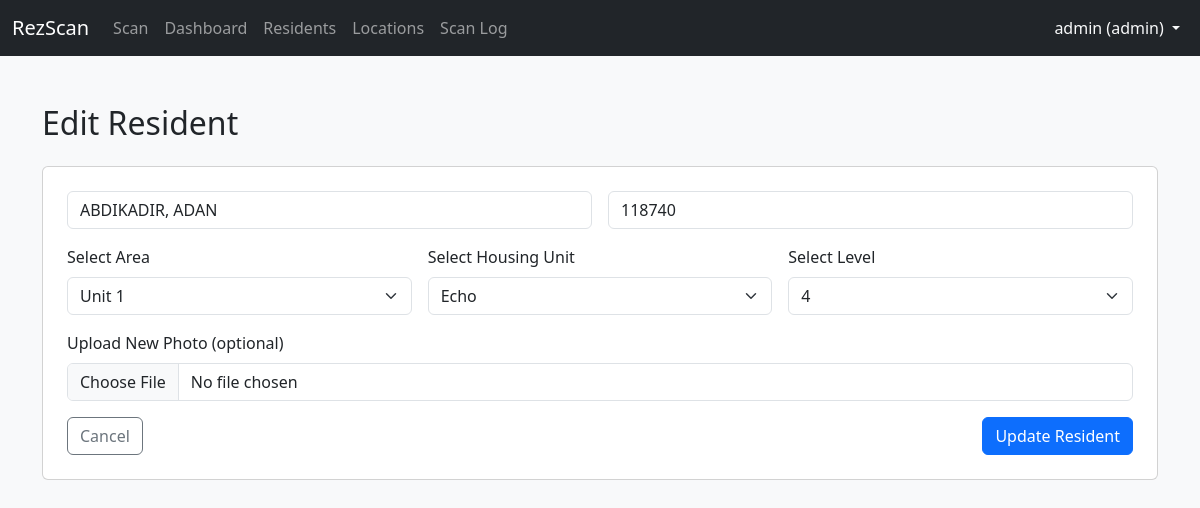
Screenshot of /admin/residents/edit/533 (signed in) with the database file from the repository.
### tables this page shows
CREATE TABLE residents (
                id INTEGER PRIMARY KEY AUTOINCREMENT,
                name TEXT NOT NULL,
                mdoc TEXT UNIQUE NOT NULL,
                unit TEXT,
                housing_unit TEXT,
                level TEXT,
                photo TEXT
            );

### routes/residents_edit.py (the view, shortened to what this page needs)
@residents_edit_bp.route('/admin/residents/edit/<int:mdoc>', methods=['GET', 'POST'], strict_slashes=False)
def edit_resident(mdoc):
    unit_options = ["Unit 1", "Unit 2", "Unit 3", "MPU", "SMWRC"]
    housing_options = [
        "Delta", "Echo", "Foxtrot", "Dorm 5", "Dorm 6",
        "Women's Center", "A Pod", "B North", "B South",
        "B Ad North", "B Ad South", "C North", "C South", "C Center", "SMWRC"
    ]
    level_options = ["1", "2", "3", "4"]
    with sqlite3.connect(Config.DB_PATH) as conn:
        c = conn.cursor()
        c.execute("SELECT id, name, mdoc, unit, housing_unit, level, photo FROM residents WHERE id = ?", (mdoc,))
        resident = c.fetchone()
        if not resident:
            flash("Resident not found.", "error")
            return redirect(url_for('residents.manage_residents'))
    return render_template('edit_resident.html', resident=resident,
                           unit_options=unit_options, housing_options=housing_options, level_options=level_options)

### Templates/edit_resident.html (shortened to what this page needs)
{% extends 'layout.html' %}
{% block content %}
<h2 class="mb-4">Edit Resident</h2>
<form method="POST" enctype="multipart/form-data" class="card p-4">
    <div class="row g-3">
        <div class="col-md-6">
            <input type="text" name="name" class="form-control" placeholder="Resident Name" value="{{ resident[1] }}" required>
        </div>
        <div class="col-md-6">
            <input type="text" name="mdoc" class="form-control" placeholder="MDOC" value="{{ resident[2] }}" required>
        </div>
        <div class="col-md-4">
            <label class="form-label">Select Area</label>
            <select name="unit" class="form-select" required>
                {% for option in unit_options %}
                <option value="{{ option }}" {% if option == resident[3] %}selected{% endif %}>{{ option }}</option>
                {% endfor %}
            </select>
        </div>
        <div class="col-md-4">
            <label class="form-label">Select Housing Unit</label>
            <select name="housing_unit" class="form-select" required>
                {% for option in housing_options %}
                <option value="{{ option }}" {% if option == resident[4] %}selected{% endif %}>{{ option }}</option>
                {% endfor %}
            </select>
        </div>
        <div class="col-md-4">
            <label class="form-label">Select Level</label>
            <select name="level" class="form-select" required>
                {% for option in level_options %}
                <option value="{{ option }}" {% if option == resident[5] %}selected{% endif %}>{{ option }}</option>
                {% endfor %}
            </select>
        </div>
        <div class="col-md-12">
            <label for="photo" class="form-label">Upload New Photo (optional)</label>
            <input type="file" name="photo" class="form-control" onchange="previewPhoto(event)">
        </div>
        <div class="col-12 d-flex justify-content-between mt-3">
            <a href="{{ url_for('residents.manage_residents') }}" class="btn btn-outline-secondary">Cancel</a>
            <button class="btn btn-primary" type="submit">Update Resident</button>
        </div>
    </div>
</form>
{% endblock %}

### rows the page displays
residents: name "ABDIKADIR, ADAN", mdoc "118740", unit "Unit 1", housing_unit "Echo", level "4"

### other values shown
{{ session['username'] }} "admin"
{{ session['role'] }} "admin"
